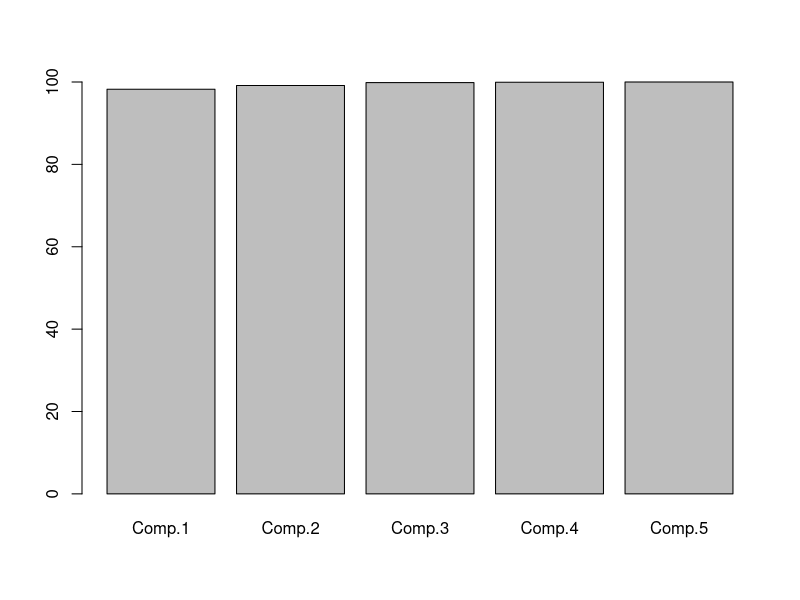
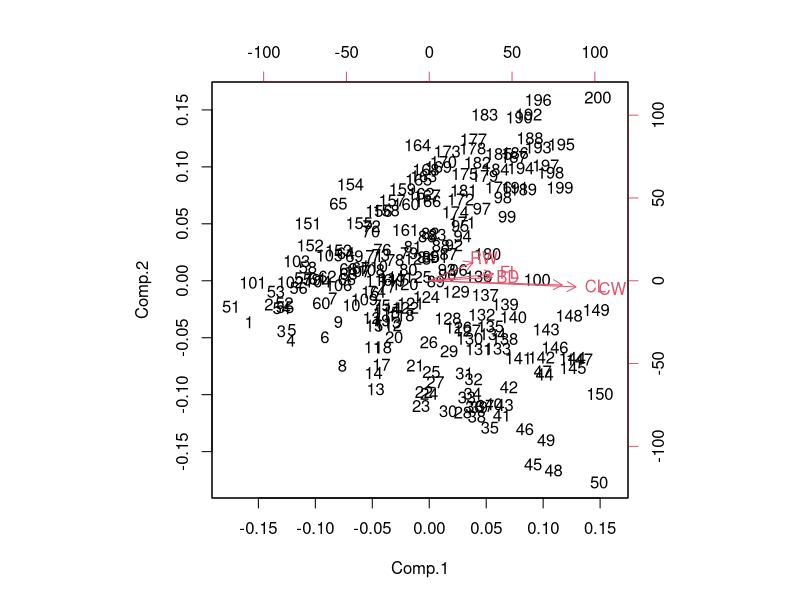
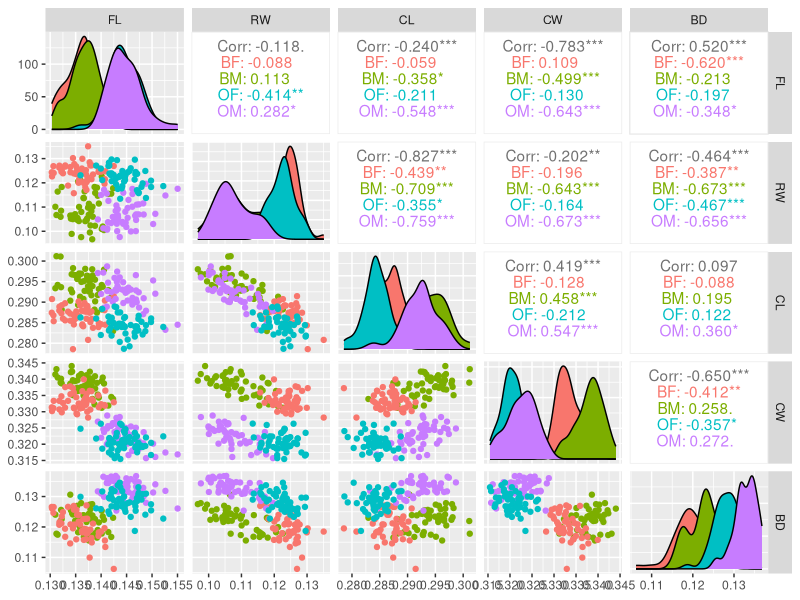
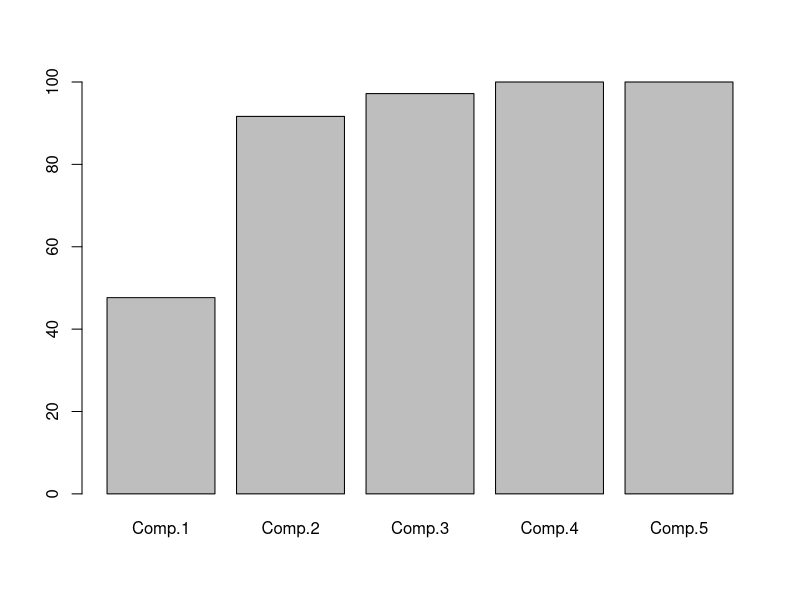
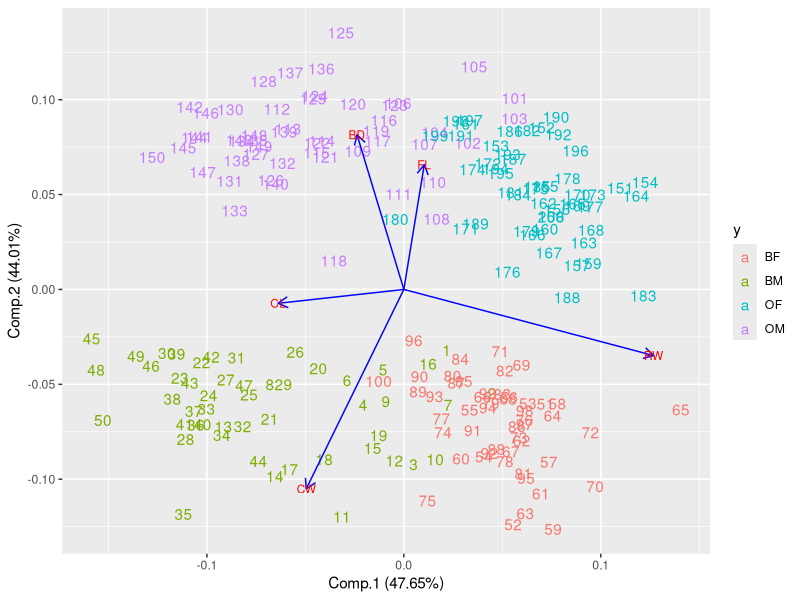

These charts were generated, in order, by the following R code:
#*********************************************#
#                                             #
#                   Libraries                 #
#                                             #
#*********************************************#

library(ggplot2)
library(MASS)
library(GGally) #ggpairs
library(reshape2)
library(grid)
library(ggfortify)

#*********************************************#
#                                             #
#                   Data                      #
#                                             #
#*********************************************#
#l’ACP sur crabsquant
data(crabs)
crabsquant = crabs[, 4:8]
n.crabs    = nrow(crabs)
p.crabs   = ncol(crabs)
summary(crabs)


#*********************************************#
#                                             #
#             Question 1: princomp            #
#                                             #
#*********************************************#
crabs.pca = princomp(crabsquant)
crabs.pca
loadings(crabs.pca)

#Pourcentage d'inertie cumulee
eigenval     = crabs.pca$sd^2
perc.inertie = cumsum(eigenval/sum(eigenval)*100)
barplot(perc.inertie)
biplot(crabs.pca)


#*********************************************#
#                                             #
#             Question 2: Solution            #
#                                             #
#*********************************************#

#nouvelle matrice de donnees avec variables non corollees
crabs_decorr = crabs 
rowsum = rowSums(crabs[,4:8])
for(i in 1:n.crabs)
{
    crabs_decorr[i,4:8] = crabs_decorr[i,4:8] / rowsum[i]
    
}

#Column of reponses
y =  matrix(0, nrow=n.crabs, ncol=1)
crabs_decorr = cbind(crabs_decorr, y)
#crabs.new
for(i in 1:n.crabs)
{
    if(crabs_decorr$sp[i]=="O" & crabs_decorr$sex[i]=="M")
        crabs_decorr$y[i] = 'OM'
        
    if(crabs_decorr$sp[i]=="O" & crabs_decorr$sex[i]=="F")
       crabs_decorr$y[i] = 'OF'
        
    if(crabs_decorr$sp[i]=="B" & crabs_decorr$sex[i]=="M")
        crabs_decorr$y[i] = 'BM'
        
    if(crabs_decorr$sp[i]=="B" & crabs_decorr$sex[i]=="F")
        crabs_decorr$y[i] = 'BF'
}
ggpairs(crabs_decorr,aes(color = y), columns = c("FL", "RW", "CL", "CW", "BD"))


#**************************** PCA ******************************
crabs_decorr.pca = princomp(crabs_decorr[,4:8])
crabs_decorr.pca
loadings(crabs_decorr.pca)

eigenval     = crabs_decorr.pca$sd^2
perc.inertie = cumsum(eigenval/sum(eigenval)*100)
barplot(perc.inertie)

autoplot(crabs_decorr.pca, data= crabs_decorr, colour= 'y', shape= FALSE,  
         loadings = TRUE, loadings.colour = 'blue',
         loadings.label = TRUE, loadings.label.size = 3, x=1, y=2)
